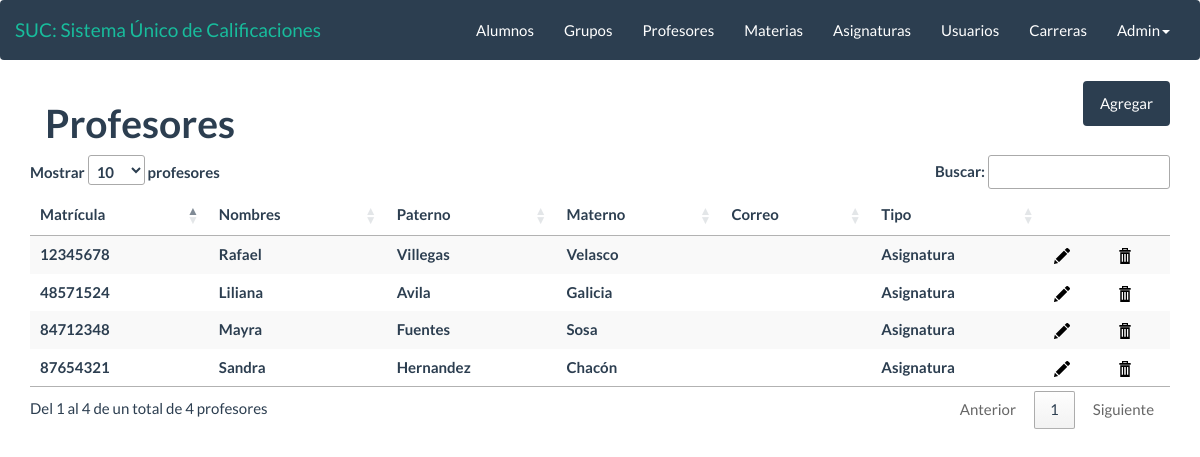
/views/Profesores.php (signed in), run on the app's committed database.
### tables this page shows
CREATE TABLE IF NOT EXISTS `profesores` (
  `matricula` int(8) NOT NULL AUTO_INCREMENT,
  `nombres` varchar(50) NOT NULL,
  `paterno` varchar(50) NOT NULL,
  `materno` varchar(50) NOT NULL,
  `tipo` varchar(3) NOT NULL,
  PRIMARY KEY (`matricula`)
);

### model/DAOprofesores.php (called while the page is built, shortened)
<?php
	require_once("class.bd.php");
	class DAOprofesores
	{
		function __construct()
		{
			$this->bd = new DB;
			$this->bd->openCon();
		}
		function getProfesores() {
			$sql = "SELECT * FROM profesores";
			$this->bd->selectSQL($sql);
			if(!empty($this->bd->rowresult)){
				return $this->bd->rowresult;
			}
			else {
				return null;
			}
		}
	}
?>

### model/class.bd.php (called while the page is built, shortened)
<?php
	class DB{
		var $cnn;
		var $rowresult;
		function openCon(){
			$this->cnn=mysqli_connect(host, usr, pass, db);
			mysqli_set_charset($this->cnn,'utf8');
			return true;
		}
		function selectSQL($sql){
			$this->rs = $this->cnn->query($sql);
			if ( ! $this->rs ){
				$this->error="Error en la Consulta: ".mysql_error();
				return false;
			}else{
				while($row = mysqli_fetch_assoc($this->rs)) {
					$this->rowresult[] = (object)$row;
					}
				$this->indx = 0;
				if (!empty($this->rowresult)) {
					return $this->rowresult;
				}
				else {
					return null;
				}
			}
		}
	}
?>

### views/Profesores.php (the view, shortened to what this page needs)
<!DOCTYPE html>
<html lang="en">
<head>
	<link rel="stylesheet" href="../css/bootstrap.min.css">
	<link rel="stylesheet" type="text/css" href="//cdn.datatables.net/1.10.10/css/jquery.dataTables.css">
	<?php
		include_once("../model/DAOprofesores.php");
		$dbprofesores = new DAOprofesores();
		$profesores = $dbprofesores->getProfesores();
	?>
</head>
<body>
	<div class="container">
		<h1 class="col-md-6"><b>Profesores</b></h1>
		<a href="ProfesoresFrm.php" class="btn btn-primary pull-right">Agregar</a>
		<div class="clearfix"></div>
		<div class="table-responsive">
			<table class="table table-condensed table-striped table-hover" id="tblProfesores">
				<thead>
					<tr>
						<th>Matrícula</th>
						<th>Nombres</th>
						<th>Paterno</th>
						<th>Materno</th>
						<th>Correo</th>
						<th>Tipo</th>
						<th></th>
						<th></th>
					</tr>
				</thead>
				<tbody>
					<?php
						if (!is_null($profesores)) {
							foreach ($profesores as $profesor) {
								if ($profesor->tipo == 1) {
									$tipo = "Tiempo Completo";
								} else {
									$tipo = "Asignatura";
								}
					?>
					<tr class="rwP">
						<th class="matricula"><?php echo $profesor->matricula; ?></th>
						<th><?php echo $profesor->nombres; ?></th>
						<th><?php echo $profesor->paterno; ?></th>
						<th><?php echo $profesor->materno; ?></th>
						<th><?php echo $profesor->correo; ?></th>
						<th><?php echo $tipo; ?></th>
						<th><a href="ProfesoresEditFrm.php?mat=<?php echo $profesor->matricula ?>">
							<img src="../image/icons/edit.png"
								onmouseover="this.src='../image/icons/editcolor.png'"
								onmouseout="this.src='../image/icons/edit.png'">
						</a></th>
						<th class="btnDelete"><a>
							<img src="../image/icons/delete.png"
								onmouseover="this.src='../image/icons/deletecolor.png'"
								onmouseout="this.src='../image/icons/delete.png'">
						</a></th>
					</tr>
					<?php
							}
						}
					?>
				</tbody>
			</table>
		</div>
	</div>
</body>
</html>

### data on the page
profesores: matricula "12345678", nombres "Rafael", paterno "Villegas", materno "Velasco", tipo "Asignatura"
profesores: matricula "48571524", nombres "Liliana", paterno "Avila", materno "Galicia", tipo "Asignatura"
profesores: matricula "84712348", nombres "Mayra", paterno "Fuentes", materno "Sosa", tipo "Asignatura"
profesores: matricula "87654321", nombres "Sandra", paterno "Hernandez", materno "Chacón", tipo "Asignatura"
